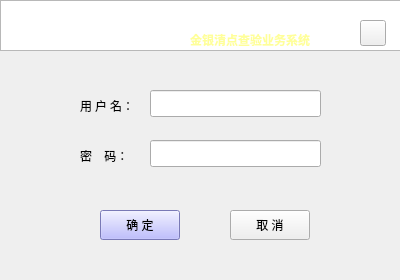
<?xml version="1.0" encoding="UTF-8"?>
<ui version="4.0">
 <class>Form</class>
 <widget class="QWidget" name="Form">
  <property name="geometry">
   <rect>
    <x>0</x>
    <y>0</y>
    <width>400</width>
    <height>280</height>
   </rect>
  </property>
  <property name="minimumSize">
   <size>
    <width>400</width>
    <height>270</height>
   </size>
  </property>
  <property name="maximumSize">
   <size>
    <width>400</width>
    <height>280</height>
   </size>
  </property>
  <property name="font">
   <font>
    <family>宋体</family>
    <weight>50</weight>
    <bold>false</bold>
   </font>
  </property>
  <property name="cursor">
   <cursorShape>ArrowCursor</cursorShape>
  </property>
  <property name="windowTitle">
   <string>登录-图像采集岗</string>
  </property>
  <property name="windowIcon">
   <iconset resource="image_path.qrc">
    <normaloff>:/images/logo.ico</normaloff>:/images/logo.ico</iconset>
  </property>
  <property name="toolTipDuration">
   <number>-3</number>
  </property>
  <widget class="QPushButton" name="okButton">
   <property name="geometry">
    <rect>
     <x>100</x>
     <y>210</y>
     <width>80</width>
     <height>30</height>
    </rect>
   </property>
   <property name="font">
    <font>
     <family>宋体</family>
     <pointsize>9</pointsize>
     <weight>50</weight>
     <italic>false</italic>
     <bold>false</bold>
    </font>
   </property>
   <property name="cursor">
    <cursorShape>PointingHandCursor</cursorShape>
   </property>
   <property name="styleSheet">
    <string notr="true">background-color: rgb(170, 170, 255);
font: 9pt &quot;宋体&quot;;</string>
   </property>
   <property name="text">
    <string>确 定</string>
   </property>
  </widget>
  <widget class="QLineEdit" name="lineEdit">
   <property name="geometry">
    <rect>
     <x>150</x>
     <y>90</y>
     <width>171</width>
     <height>27</height>
    </rect>
   </property>
  </widget>
  <widget class="QLineEdit" name="lineEdit_2">
   <property name="geometry">
    <rect>
     <x>150</x>
     <y>140</y>
     <width>171</width>
     <height>27</height>
    </rect>
   </property>
   <property name="echoMode">
    <enum>QLineEdit::Password</enum>
   </property>
  </widget>
  <widget class="QLabel" name="label">
   <property name="geometry">
    <rect>
     <x>80</x>
     <y>100</y>
     <width>54</width>
     <height>12</height>
    </rect>
   </property>
   <property name="text">
    <string>用 户 名：</string>
   </property>
  </widget>
  <widget class="QLabel" name="label_2">
   <property name="geometry">
    <rect>
     <x>80</x>
     <y>150</y>
     <width>54</width>
     <height>12</height>
    </rect>
   </property>
   <property name="text">
    <string>密    码：</string>
   </property>
  </widget>
  <widget class="QPushButton" name="cancelButton">
   <property name="geometry">
    <rect>
     <x>230</x>
     <y>210</y>
     <width>80</width>
     <height>30</height>
    </rect>
   </property>
   <property name="font">
    <font>
     <pointsize>9</pointsize>
     <weight>50</weight>
     <bold>false</bold>
    </font>
   </property>
   <property name="cursor">
    <cursorShape>PointingHandCursor</cursorShape>
   </property>
   <property name="text">
    <string>取 消</string>
   </property>
  </widget>
  <widget class="QGraphicsView" name="graphicsView">
   <property name="geometry">
    <rect>
     <x>0</x>
     <y>0</y>
     <width>401</width>
     <height>51</height>
    </rect>
   </property>
   <property name="styleSheet">
    <string notr="true">border-image: url(:/images/logo.jpg);</string>
   </property>
  </widget>
  <widget class="QLabel" name="label_3">
   <property name="geometry">
    <rect>
     <x>190</x>
     <y>30</y>
     <width>141</width>
     <height>20</height>
    </rect>
   </property>
   <property name="font">
    <font>
     <family>SimSun-ExtB</family>
    </font>
   </property>
   <property name="text">
    <string>&lt;html&gt;&lt;head/&gt;&lt;body&gt;&lt;p&gt;&lt;span style=&quot; font-weight:600; color:#ffff99;&quot;&gt;金银清点查验业务系统&lt;/span&gt;&lt;/p&gt;&lt;/body&gt;&lt;/html&gt;</string>
   </property>
  </widget>
  <widget class="QPushButton" name="settingButton">
   <property name="geometry">
    <rect>
     <x>360</x>
     <y>20</y>
     <width>26</width>
     <height>26</height>
    </rect>
   </property>
   <property name="sizePolicy">
    <sizepolicy hsizetype="Minimum" vsizetype="Fixed">
     <horstretch>1</horstretch>
     <verstretch>0</verstretch>
    </sizepolicy>
   </property>
   <property name="cursor">
    <cursorShape>PointingHandCursor</cursorShape>
   </property>
   <property name="focusPolicy">
    <enum>Qt::NoFocus</enum>
   </property>
   <property name="text">
    <string/>
   </property>
   <property name="icon">
    <iconset resource="image_path.qrc">
     <normaloff>:/images/settings.jpeg</normaloff>:/images/settings.jpeg</iconset>
   </property>
   <property name="iconSize">
    <size>
     <width>26</width>
     <height>26</height>
    </size>
   </property>
  </widget>
  <widget class="QLabel" name="tiplabel">
   <property name="geometry">
    <rect>
     <x>150</x>
     <y>180</y>
     <width>241</width>
     <height>21</height>
    </rect>
   </property>
   <property name="font">
    <font>
     <pointsize>8</pointsize>
     <weight>75</weight>
     <bold>true</bold>
    </font>
   </property>
   <property name="text">
    <string>&lt;html&gt;&lt;head/&gt;&lt;body&gt;&lt;p&gt;&lt;br/&gt;&lt;/p&gt;&lt;/body&gt;&lt;/html&gt;</string>
   </property>
  </widget>
 </widget>
 <resources>
  <include location="image_path.qrc"/>
 </resources>
 <connections>
  <connection>
   <sender>cancelButton</sender>
   <signal>clicked()</signal>
   <receiver>Form</receiver>
   <slot>close()</slot>
   <hints>
    <hint type="sourcelabel">
     <x>227</x>
     <y>171</y>
    </hint>
    <hint type="destinationlabel">
     <x>178</x>
     <y>117</y>
    </hint>
   </hints>
  </connection>
 </connections>
</ui>
